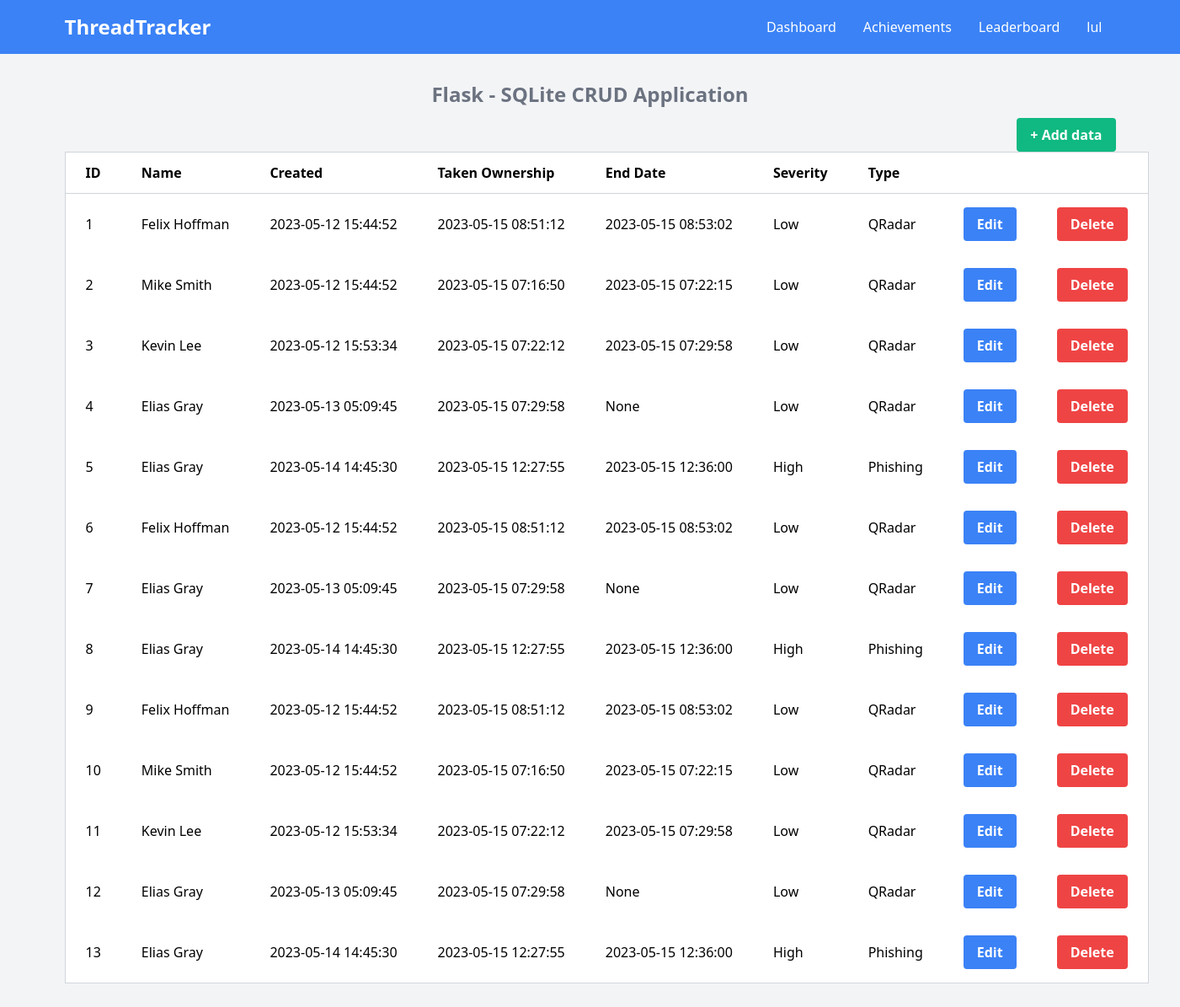
Page /crud (signed in) on the committed database.
### tables this page shows
CREATE TABLE "stats_data" (
    "id" INTEGER PRIMARY KEY AUTOINCREMENT,
    "name" TEXT NOT NULL,
    "create_date" TEXT NOT NULL,
    "take_ownership_timestamp" TEXT NOT NULL,
    "closed_incident_timestamp" TEXT,
    "sd_severity" TEXT NOT NULL,
    "type" TEXT NOT NULL
);

### app.py (the view)
@app.route("/crud")
@login_required
def crud():
    with get_db() as conn:
        conn.row_factory = sql.Row
        cur = conn.cursor()
        cur.execute("SELECT * FROM stats_data")
        rows = cur.fetchall()
        formatted_data = []
        for row in rows:
            formatted_row = {}
            for key, value in dict(row).items():
                if key in ['create_date', 'take_ownership_timestamp', 'closed_incident_timestamp']:
                    formatted_row[key] = EpochConverter.convert(value)
                else:
                    formatted_row[key] = value
            formatted_data.append(formatted_row)
    return render_template("crud.html", datas=formatted_data)

### app.py (called while the page is built)
def get_db():
    conn = sql.connect(DATABASE)
    conn.row_factory = sql.Row
    return conn

def login_required(route_function):
    @wraps(route_function)
    def decorated_function(*args, **kwargs):
        if 'user_id' not in session:
            return redirect('/login')
        return route_function(*args, **kwargs)
    return decorated_function

### lul.py (called while the page is built)
    @staticmethod
    def convert(epoch_time):
        if epoch_time is not None:
            epoch_time = float(epoch_time)
            readable_time = datetime.datetime.fromtimestamp(epoch_time / 1000.0).strftime('%Y-%m-%d %H:%M:%S')
            return readable_time
        return None

### templates/crud.html
{% extends 'layout.html' %}
{% block body %}
  <h3 class="text-center text-gray-500 text-2xl font-semibold mb-3">Flask - SQLite CRUD Application</h3>
  <p class="text-right">
    <a href="{{ url_for('add_data') }}"
      class="inline-block px-4 py-2 bg-green-500 text-white font-semibold rounded hover:bg-green-600 transition duration-200">+ Add data</a>
  </p>
  <table class="min-w-full bg-white border border-gray-300">
    <thead>
      <tr>
        <th class="px-6 py-3 border-b border-gray-300 font-semibold text-left">ID</th>
        <th class="px-6 py-3 border-b border-gray-300 font-semibold text-left">Name</th>
        <th class="px-6 py-3 border-b border-gray-300 font-semibold text-left">Created</th>
        <th class="px-6 py-3 border-b border-gray-300 font-semibold text-left">Taken Ownership</th>
        <th class="px-6 py-3 border-b border-gray-300 font-semibold text-left">End Date</th>
        <th class="px-6 py-3 border-b border-gray-300 font-semibold text-left">Severity</th>
        <th class="px-6 py-3 border-b border-gray-300 font-semibold text-left">Type</th>
        <th class="px-6 py-3 border-b border-gray-300 font-semibold text-left"></th>
        <th class="px-6 py-3 border-b border-gray-300 font-semibold text-left"></th>
      </tr>
    </thead>
    <tbody>
      {% for row in datas %}
        <tr>
          <td class="px-6 py-4 whitespace-nowrap">{{ row.id }}</td>
          <td class="px-6 py-4 whitespace-nowrap">{{ row.name }}</td>
          <td class="px-6 py-4 whitespace-nowrap">{{ row.create_date }}</td>
          <td class="px-6 py-4 whitespace-nowrap">{{ row.take_ownership_timestamp }}</td>
          <td class="px-6 py-4 whitespace-nowrap">{{ row.closed_incident_timestamp }}</td>
          <td class="px-6 py-4 whitespace-nowrap">{{ row.sd_severity }}</td>
          <td class="px-6 py-4 whitespace-nowrap">{{ row.type }}</td>
          <td class="px-6 py-4 whitespace-nowrap">
            <a href="{{ url_for('edit_data', id=row.id) }}"
              class="inline-block px-4 py-2 bg-blue-500 text-white font-semibold rounded hover:bg-blue-600 transition duration-200">Edit</a>
          </td>
          <td class="px-6 py-4 whitespace-nowrap">
            <a href="{{ url_for('delete_data', id=row.id) }}"
              onclick="return confirm('Are You Sure')"
              class="inline-block px-4 py-2 bg-red-500 text-white font-semibold rounded hover:bg-red-600 transition duration-200">Delete</a>
          </td>
        </tr>
      {% endfor %}
    </tbody>
  </table>
{% endblock %}

### templates/layout.html (shortened to what this page needs)
<!DOCTYPE html>
<html lang="en">
<head>
    <link href="https://cdn.jsdelivr.net/npm/tailwindcss@2.2.19/dist/tailwind.min.css" rel="stylesheet">
</head>
<body class="bg-gray-100">
    <nav class="bg-blue-500">
        <div class="container mx-auto px-4">
            <div class="flex justify-between items-center py-4">
                <a href="/loading" class="text-white text-2xl font-semibold">ThreadTracker</a>
                <div class="hidden md:flex md:items-center">
                    <a href="/crud" class="text-white mx-4 hover:text-gray-200">Dashboard</a>
                    <a href="/achievements" class="text-white mx-4 hover:text-gray-200">Achievements</a>
                    <a href="/leaderboard" class="text-white mx-4 hover:text-gray-200">Leaderboard</a>
                    <a href="/leaderboard" action="/logout/" method="post" class="text-white mx-4 hover:text-gray-200">lul</a>
                </div>
            </div>
        </div>
    </nav>
    <div class="container mx-auto px-4 py-8">
        {% block body %}{% endblock %}
    </div>
</body>
</html>

### rows in the picture
stats_data: id "1", name "Felix Hoffman", create_date "2023-05-12 15:44:52", take_ownership_timestamp "2023-05-15 08:51:12", closed_incident_timestamp "2023-05-15 08:53:02", sd_severity "Low", type "QRadar"
stats_data: id "2", name "Mike Smith", create_date "2023-05-12 15:44:52", take_ownership_timestamp "2023-05-15 07:16:50", closed_incident_timestamp "2023-05-15 07:22:15", sd_severity "Low", type "QRadar"
stats_data: id "3", name "Kevin Lee", create_date "2023-05-12 15:53:34", take_ownership_timestamp "2023-05-15 07:22:12", closed_incident_timestamp "2023-05-15 07:29:58", sd_severity "Low", type "QRadar"
stats_data: id "4", name "Elias Gray", create_date "2023-05-13 05:09:45", take_ownership_timestamp "2023-05-15 07:29:58", closed_incident_timestamp "None", sd_severity "Low", type "QRadar"
stats_data: id "5", name "Elias Gray", create_date "2023-05-14 14:45:30", take_ownership_timestamp "2023-05-15 12:27:55", closed_incident_timestamp "2023-05-15 12:36:00", sd_severity "High", type "Phishing"
stats_data: id "6", name "Felix Hoffman", create_date "2023-05-12 15:44:52", take_ownership_timestamp "2023-05-15 08:51:12", closed_incident_timestamp "2023-05-15 08:53:02", sd_severity "Low", type "QRadar"
stats_data: id "7", name "Elias Gray", create_date "2023-05-13 05:09:45", take_ownership_timestamp "2023-05-15 07:29:58", closed_incident_timestamp "None", sd_severity "Low", type "QRadar"
stats_data: id "8", name "Elias Gray", create_date "2023-05-14 14:45:30", take_ownership_timestamp "2023-05-15 12:27:55", closed_incident_timestamp "2023-05-15 12:36:00", sd_severity "High", type "Phishing"
stats_data: id "9", name "Felix Hoffman", create_date "2023-05-12 15:44:52", take_ownership_timestamp "2023-05-15 08:51:12", closed_incident_timestamp "2023-05-15 08:53:02", sd_severity "Low", type "QRadar"
stats_data: id "10", name "Mike Smith", create_date "2023-05-12 15:44:52", take_ownership_timestamp "2023-05-15 07:16:50", closed_incident_timestamp "2023-05-15 07:22:15", sd_severity "Low", type "QRadar"
stats_data: id "11", name "Kevin Lee", create_date "2023-05-12 15:53:34", take_ownership_timestamp "2023-05-15 07:22:12", closed_incident_timestamp "2023-05-15 07:29:58", sd_severity "Low", type "QRadar"
stats_data: id "12", name "Elias Gray", create_date "2023-05-13 05:09:45", take_ownership_timestamp "2023-05-15 07:29:58", closed_incident_timestamp "None", sd_severity "Low", type "QRadar"
stats_data: id "13", name "Elias Gray", create_date "2023-05-14 14:45:30", take_ownership_timestamp "2023-05-15 12:27:55", closed_incident_timestamp "2023-05-15 12:36:00", sd_severity "High", type "Phishing"
